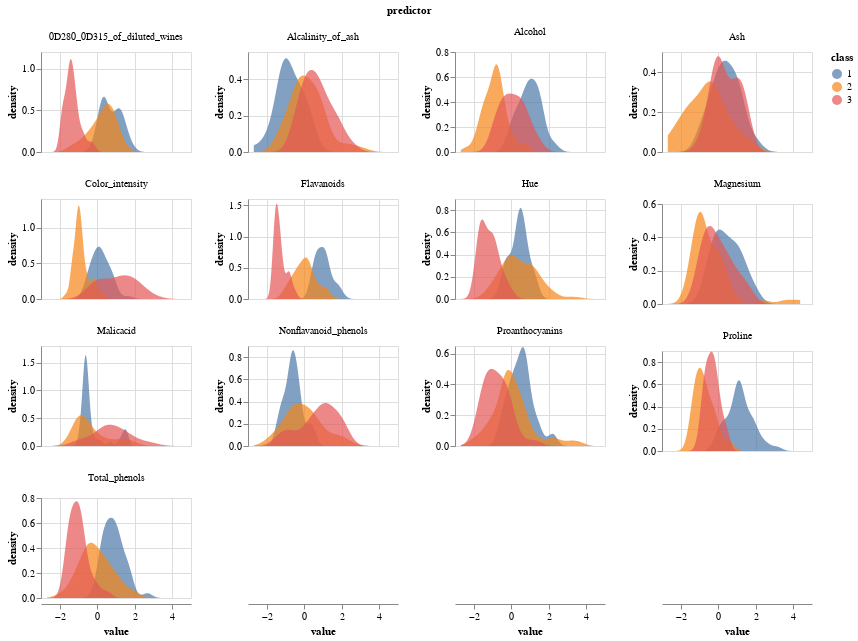

The cell this chart's notebook holds for it:
### Code cell
plot_density(scaled_wine_train, scaled_wine_train.columns, "class", ncols=4, height=100)

### Figure 1 — Vega-Lite specification as saved in the notebook (floating-point values rounded to 4 significant figures; data arrays with more than 128 entries replaced by an {"elided": "..."} marker saying what was removed)
{"config": {"view": {"continuousWidth": 300, "continuousHeight": 300}}, "data": {"name": "data-945288828757ce4857b57f65e2570287"}, "facet": {"field": "predictor", "type": "nominal"}, "spec": {"mark": {"type": "area", "opacity": 0.7}, "encoding": {"color": {"field": "class", "type": "nominal"}, "x": {"field": "value", "type": "quantitative"}, "y": {"field": "density", "stack": false, "type": "quantitative"}}, "height": 100, "transform": [{"density": "value", "groupby": ["class", "predictor"]}], "width": 150}, "columns": 4, "resolve": {"scale": {"y": "independent"}}, "$schema": "https://vega.github.io/schema/vega-lite/v5.15.1.json", "datasets": {"data-945288828757ce4857b57f65e2570287": {"elided": "1612 records"}}}
